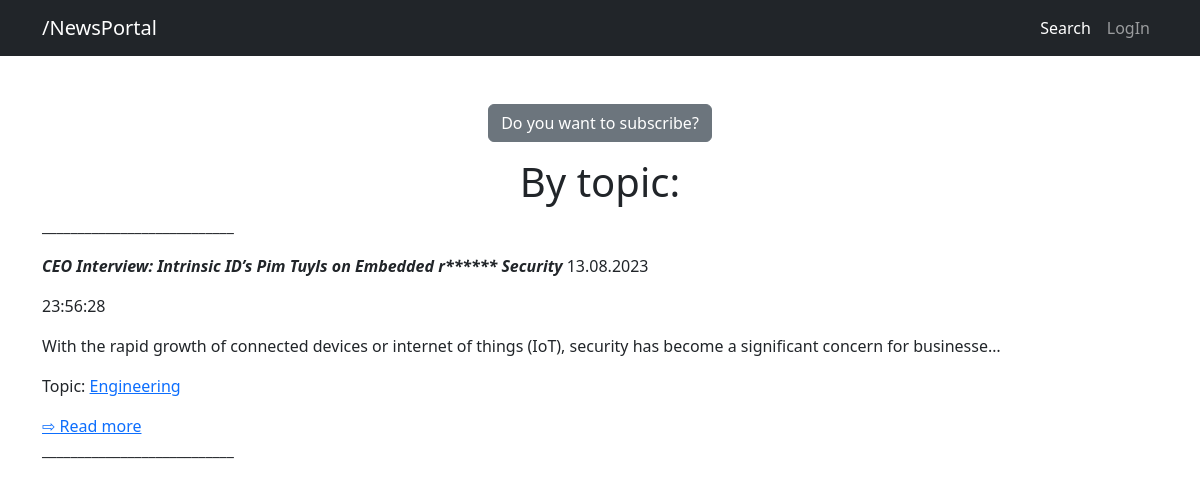
Page /news/topics/3 on the earlier database version.
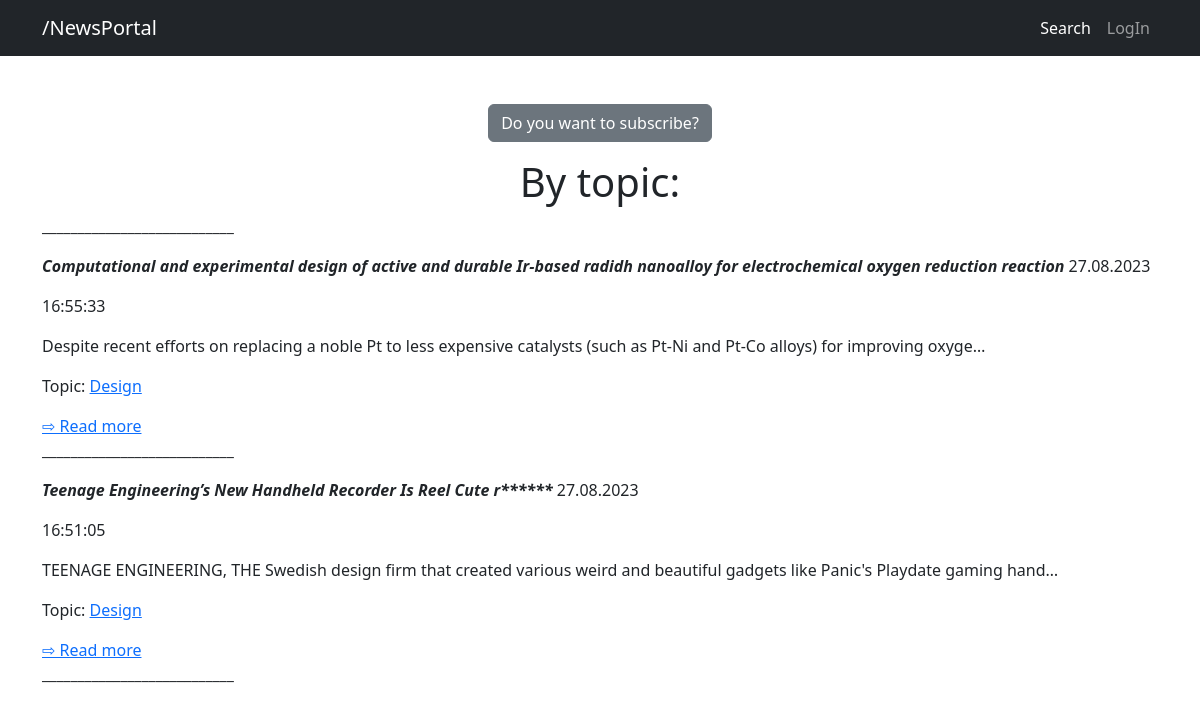
Same page on the later database version.
### news/models.py (models this page shows, shortened)
class Post(models.Model):
    authorPost = models.ForeignKey(Author, on_delete=models.CASCADE)
    ARTICLE='AT'
    NEWS='NW'
    CATEGORY_CHOICES = (
        (NEWS,'Новость'),
        (ARTICLE,'Статья')
    )
    categoryType = models.CharField(max_length=2, choices=CATEGORY_CHOICES, default=NEWS)
    dateCreation = models.DateTimeField(auto_now_add=True)
    postTopic = models.ForeignKey(Topics, on_delete=models.CASCADE, null=True)
    title = models.CharField(max_length=255)
    text = models.TextField()
    ratingPost = models. IntegerField(default=0)
    slug = models.SlugField(max_length=128, unique=True, db_index=True, verbose_name="ID")
    def get_absolute_url(self):
        return reverse('detail', kwargs={'slug': self.slug})

class Topics(models.Model):
    name = models.CharField(max_length=128, unique=True)
    subs = models.ManyToManyField(User, related_name='subscriptions')

### news/views.py (the view)
# urls.py: path('topics/<int:pk>', TopicsListView.as_view(), name='topics'),
class TopicsListView(ListView):
    template_name = 'topics_list.html'
    model = Post
    context_object_name = 'Topicslist'
    def get_queryset(self):
        self.postTopic = get_object_or_404(Topics, id=self.kwargs['pk'])
        queryset = Post.objects.filter(postTopic=self.postTopic).order_by('-dateCreation')
        return queryset
    def get_context_data(self, **kwargs):
        context = super().get_context_data(**kwargs)
        context['is_not_subscriber'] = self.request.user not in self.postTopic.subs.all()
        context['postTopic'] = self.postTopic
        return context

### news/templatetags/filter.py (called while the page is built)
@register.filter()
def censor(value):
    for i in value.split():
        if i == 'radish':
            value = value.replace(i[1:6], "*" * len(i))
    return value

### news/templates/topics_list.html (shortened to what this page needs)
<!DOCTYPE html>
<html lang="en">
    <head>
        {%  load static %}
        {%  load filter %}
        <link href="{% static 'css/styles.css' %}" rel="stylesheet" />
    </head>
    <body>
        <nav class="navbar navbar-expand-lg navbar-dark bg-dark">
            <div class="container">
                <a class="navbar-brand" href="{% url 'Default' %}">/NewsPortal</a>
                <div class="collapse navbar-collapse" id="navbarSupportedContent">
                    <ul class="navbar-nav ms-auto mb-2 mb-lg-0">
                        <li class="nav-item"><a class="nav-link active" aria-current="page" href="{% url 'search_all_posts' %}">Search</a></li>
                        <li class="nav-item"><a class="nav-link" href='#'>LogIn</a></li>
                    </ul>
                </div>
            </div>
        </nav>
        <div class="container">
            <div>
                <div class="text-center mt-5">
                    {% if is_not_subscriber %}
                    <p><a href="{% url 'subscribe' postTopic.id %}" class="btn btn-secondary btn-sn">Do you want to subscribe?</a></p>
                    {% endif %}
                    <h1>By topic: {{ Topicslist.postTopic.name }}</h1>
                </div>
                {% for n in Topicslist %}
                <p>___________________________</p>
                <p><i><b>{{ n.title|censor }}</b></i> {{ n.dateCreation|date:"d.m.Y" }}</p>
                <p>{{ n.dateCreation|date:"H:i:s" }}</p>
                <p>{{ n.text|truncatechars:128|censor }}</p>
                <p>Topic: <a href="{% url 'topics' n.postTopic.id %}">{{ n.postTopic.name }}</a></p>
                <a href="{{ n.get_absolute_url }}">⇨ Read more</a>
                {% endfor %}
                <p>___________________________</p>
            </div>
        </div>
    </body>
</html>

Differences in the rows shown:
removed Post: title|censor "CEO Interview: Intrinsic ID’s Pim Tuyls on Embedded r****** Security", dateCreation "13.08.2023", dateCreation "23:56:28", text|censor "With the rapid growth of connected devices or internet of things (IoT), security has become a significant concern for businesse…", postTopic.name "Engineering"
now on this page (row edited): Post: title|censor "Computational and experimental design of active and durable Ir-based radidh nanoalloy for electrochemical oxygen reduction reaction", dateCreation "27.08.2023", dateCreation "16:55:33", text|censor "Despite recent efforts on replacing a noble Pt to less expensive catalysts (such as Pt-Ni and Pt-Co alloys) for improving oxyge…", postTopic.name "Design"
added Post: title|censor "Teenage Engineering’s New Handheld Recorder Is Reel Cute r******", dateCreation "27.08.2023", dateCreation "16:51:05", text|censor "TEENAGE ENGINEERING, THE Swedish design firm that created various weird and beautiful gadgets like Panic's Playdate gaming hand…", postTopic.name "Design"
